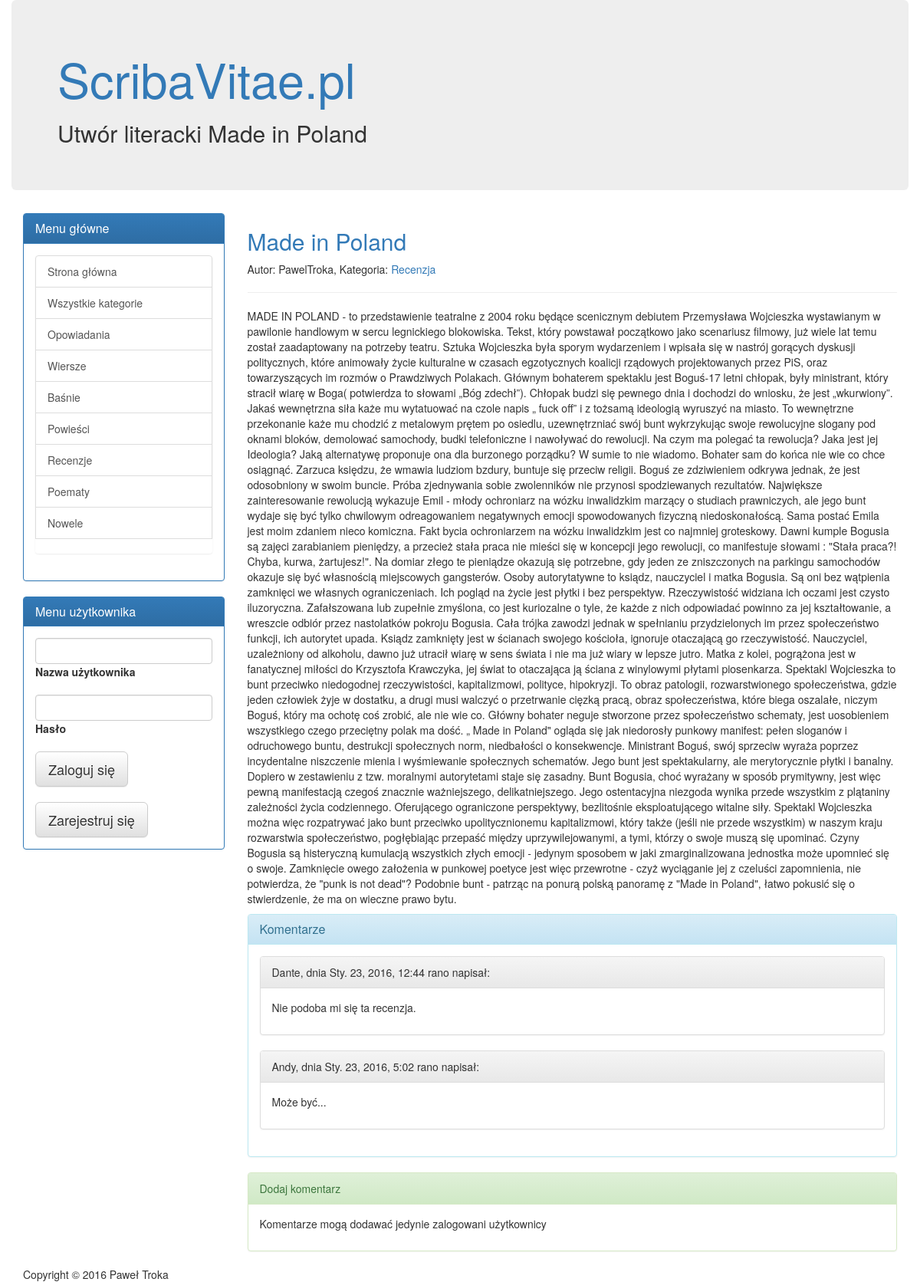
The app's page /utwor/2 with its own data.
### ScribaVitae/models.py (models this page shows, shortened)
class LiteraryWork(models.Model):
    category = models.ForeignKey(Category, on_delete=models.CASCADE )
    title = models.CharField(max_length=200)
    content = models.TextField(max_length=1000000)
    author = models.ForeignKey(settings.AUTH_USER_MODEL,on_delete=models.CASCADE)
    dateAdded = models.DateTimeField('date published')

class Category(models.Model):
    name = models.CharField(max_length=200)
    def __str__(self):
        return self.name

class Comment(models.Model):
    content = models.TextField(max_length=10000)
    literaryWork = models.ForeignKey(LiteraryWork,on_delete=models.CASCADE)
    author = models.ForeignKey(settings.AUTH_USER_MODEL,on_delete=models.CASCADE)
    dateAdded = models.DateTimeField('date published')

### ScribaVitae/views.py (the view)
# urls.py: url(r'^utwor/(?P<literaryWork_id>[0-9]+)$', views.showLiteraryWork, name='showLiteraryWork'),
@require_GET
def showLiteraryWork(request, literaryWork_id):
    literaryWork = get_object_or_404(LiteraryWork,pk=literaryWork_id)
    return render(request,'showLiteraryWork.html',{'literaryWork' : literaryWork, 'user' : request.user})

### templates/showLiteraryWork.html (shortened to what this page needs)
{% extends "base.html" %}
{% block title2 %}Utwór literacki {{ literaryWork.title }}{% endblock %}
{% block content %}
    <h2> <a href="{% url 'showLiteraryWork' literaryWork.id %}">{{ literaryWork.title }}</a></h2>
    <p>Autor: {{ literaryWork.author.username }}, Kategoria: <a href="{% url 'showCategory' literaryWork.category.id %}">{{ literaryWork.category }}</a></p>
    <hr />
    <p>{{    literaryWork.content|linebreaks }}</p>
    <div class="panel panel-info">
  <div class="panel-heading">
    <h2 class="panel-title">Komentarze</h2>
  </div>
  <div class="panel-body">
      {% for comment in literaryWork.comment_set.all|dictsort:"dateAdded" %}
<div class="panel panel-default">
  <div class="panel-heading">{{ comment.author.username }}, dnia {{ comment.dateAdded }} napisał:</div>
  <div class="panel-body">
    {{ comment.content|linebreaks  }}
  </div>
</div>
     {% endfor %}
  </div>
</div>
            <div class="panel panel-success">
  <div class="panel-heading">Dodaj komentarz</div>
  <div class="panel-body">
{% if user.is_authenticated %}
<form action="{% url 'addComment' literaryWork.id %}" method="post" role="form">
              {% csrf_token %}
               <div class="form-group">
                   <label for="comment">Treść komentarza:</label>
<textarea class="form-control" rows="5" name="comment" id="comment"></textarea>
</div>
    <button type="submit" class="btn btn-default">Dodaj komentarz</button>
    </form>
      {% else %}
    <p>Komentarze mogą dodawać jedynie zalogowani użytkownicy</p>
      {% endif %}
  </div>
</div>
{% endblock %}

### records on screen
LiteraryWork: title "Made in Poland", author.username "PawelTroka", category "Recenzja", content "MADE IN POLAND - to przedstawienie teatralne z 2004 roku będące scenicznym debiutem Przemysława Wojcieszka wystawianym w pawilonie handlowym w sercu legnickiego blokowiska. Tekst, który powstawał początkowo jako scenariusz filmowy, już wiele lat temu został zaadaptowany na potrzeby teatru. Sztuka Wojcieszka była sporym wydarzeniem i wpisała się w nastrój gorących dyskusji politycznych, które animowały życie kulturalne w czasach egzotycznych koalicji rządowych projektowanych przez PiS, oraz towarzyszących im rozmów o Prawdziwych Polakach. Głównym bohaterem spektaklu jest Boguś-17 letni chłopak, były ministrant, który stracił wiarę w Boga( potwierdza to słowami „Bóg zdechł”). Chłopak budzi…"
Comment: author.username "Dante", dateAdded "Sty. 23, 2016, 12:44 rano", content "Nie podoba mi się ta recenzja."
Comment: author.username "Andy", dateAdded "Sty. 23, 2016, 5:02 rano", content "Może być..."
